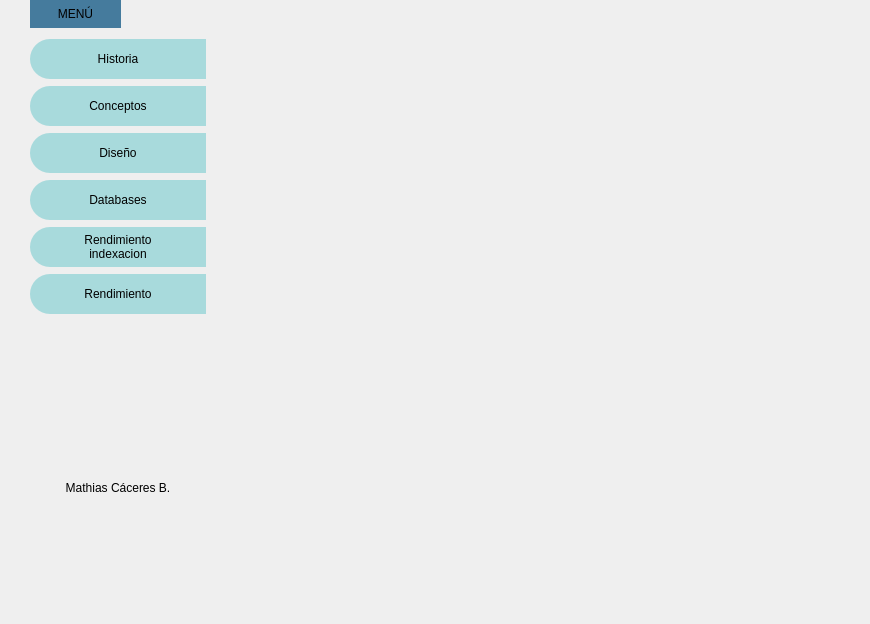
<?xml version="1.0" encoding="UTF-8"?>
<ui version="4.0">
 <class>Dialog</class>
 <widget class="QDialog" name="Dialog">
  <property name="geometry">
   <rect>
    <x>0</x>
    <y>0</y>
    <width>870</width>
    <height>624</height>
   </rect>
  </property>
  <property name="windowTitle">
   <string>Dialog</string>
  </property>
  <widget class="QPushButton" name="pushButton_7">
   <property name="geometry">
    <rect>
     <x>30</x>
     <y>86</y>
     <width>176</width>
     <height>40</height>
    </rect>
   </property>
   <property name="minimumSize">
    <size>
     <width>0</width>
     <height>40</height>
    </size>
   </property>
   <property name="maximumSize">
    <size>
     <width>16777215</width>
     <height>40</height>
    </size>
   </property>
   <property name="styleSheet">
    <string notr="true">QFrame{
background-color:#a8dadc;}

QPushButton{
background-color:#a8dadc;
border-top-left-radius: 20px;
border-bottom-left-radius: 20px;
font: 75 12pt &quot;Arial Narrow&quot;;
}
QPushButton:hover{
background-color:#f1faee;
border-top-left-radius:20px;
border-bottom-left-radius:20px;
font: 75 12pt&quot;Arial Narrow&quot;;
}
</string>
   </property>
   <property name="text">
    <string>Conceptos</string>
   </property>
   <property name="icon">
    <iconset>
     <normaloff>../../../Imagenes/chalkboard-teacher-solid.svg</normaloff>../../../Imagenes/chalkboard-teacher-solid.svg</iconset>
   </property>
  </widget>
  <widget class="QPushButton" name="pushButton_11">
   <property name="geometry">
    <rect>
     <x>30</x>
     <y>274</y>
     <width>176</width>
     <height>40</height>
    </rect>
   </property>
   <property name="minimumSize">
    <size>
     <width>0</width>
     <height>40</height>
    </size>
   </property>
   <property name="maximumSize">
    <size>
     <width>16777215</width>
     <height>40</height>
    </size>
   </property>
   <property name="styleSheet">
    <string notr="true">QFrame{
background-color:#a8dadc;}

QPushButton{
background-color:#a8dadc;
border-top-left-radius: 20px;
border-bottom-left-radius: 20px;
font: 75 12pt &quot;Arial Narrow&quot;;
}
QPushButton:hover{
background-color:#f1faee;
border-top-left-radius:20px;
border-bottom-left-radius:20px;
font: 75 12pt&quot;Arial Narrow&quot;;
}
</string>
   </property>
   <property name="text">
    <string>Rendimiento</string>
   </property>
   <property name="icon">
    <iconset>
     <normaloff>../../../Imagenes/hourglass-half-solid.svg</normaloff>../../../Imagenes/hourglass-half-solid.svg</iconset>
   </property>
  </widget>
  <widget class="QPushButton" name="btn_menu">
   <property name="geometry">
    <rect>
     <x>30</x>
     <y>0</y>
     <width>91</width>
     <height>28</height>
    </rect>
   </property>
   <property name="minimumSize">
    <size>
     <width>0</width>
     <height>0</height>
    </size>
   </property>
   <property name="maximumSize">
    <size>
     <width>16777215</width>
     <height>16777215</height>
    </size>
   </property>
   <property name="layoutDirection">
    <enum>Qt::LeftToRight</enum>
   </property>
   <property name="styleSheet">
    <string notr="true">QPushButton{
background-color:#457b9d;
font:87 12pt&quot;Arial Black&quot;;
border-radius:0px;
}

QPushButton:hover{
background-color: #a8dadc;
font:87 12pt&quot;Arial Back&quot;;
border-radius:0px;
}</string>
   </property>
   <property name="text">
    <string>MENÚ</string>
   </property>
   <property name="icon">
    <iconset>
     <normaloff>../../../Imagenes/bars-solid.svg</normaloff>../../../Imagenes/bars-solid.svg</iconset>
   </property>
  </widget>
  <widget class="QPushButton" name="pushButton_9">
   <property name="geometry">
    <rect>
     <x>30</x>
     <y>39</y>
     <width>176</width>
     <height>40</height>
    </rect>
   </property>
   <property name="minimumSize">
    <size>
     <width>0</width>
     <height>40</height>
    </size>
   </property>
   <property name="maximumSize">
    <size>
     <width>16777215</width>
     <height>40</height>
    </size>
   </property>
   <property name="styleSheet">
    <string notr="true">QFrame{
background-color:#a8dadc;}

QPushButton{
background-color:#a8dadc;
border-top-left-radius: 20px;
border-bottom-left-radius: 20px;
font: 75 12pt &quot;Arial Narrow&quot;;
}
QPushButton:hover{
background-color:#f1faee;
border-top-left-radius:20px;
border-bottom-left-radius:20px;
font: 75 12pt&quot;Arial Narrow&quot;;
}
</string>
   </property>
   <property name="text">
    <string>Historia</string>
   </property>
   <property name="icon">
    <iconset>
     <normaloff>../../../Imagenes/history-solid.svg</normaloff>../../../Imagenes/history-solid.svg</iconset>
   </property>
  </widget>
  <widget class="QStackedWidget" name="stackedWidget">
   <property name="geometry">
    <rect>
     <x>218</x>
     <y>67</y>
     <width>561</width>
     <height>471</height>
    </rect>
   </property>
   <property name="currentIndex">
    <number>0</number>
   </property>
   <widget class="QWidget" name="Pag_1">
    <widget class="QLabel" name="label_69">
     <property name="geometry">
      <rect>
       <x>150</x>
       <y>230</y>
       <width>176</width>
       <height>16</height>
      </rect>
     </property>
     <property name="text">
      <string/>
     </property>
    </widget>
   </widget>
   <widget class="QWidget" name="Pag_2"/>
   <widget class="QWidget" name="Pag_3"/>
   <widget class="QWidget" name="Pag_4"/>
   <widget class="QWidget" name="Pag_5"/>
  </widget>
  <widget class="QPushButton" name="pushButton_10">
   <property name="geometry">
    <rect>
     <x>30</x>
     <y>227</y>
     <width>176</width>
     <height>40</height>
    </rect>
   </property>
   <property name="minimumSize">
    <size>
     <width>0</width>
     <height>40</height>
    </size>
   </property>
   <property name="maximumSize">
    <size>
     <width>16777215</width>
     <height>40</height>
    </size>
   </property>
   <property name="styleSheet">
    <string notr="true">QFrame{
background-color:#a8dadc;}

QPushButton{
background-color:#a8dadc;
border-top-left-radius: 20px;
border-bottom-left-radius: 20px;
font: 75 12pt &quot;Arial Narrow&quot;;
}
QPushButton:hover{
background-color:#f1faee;
border-top-left-radius:20px;
border-bottom-left-radius:20px;
font: 75 12pt&quot;Arial Narrow&quot;;
}
</string>
   </property>
   <property name="text">
    <string>Rendimiento 
indexacion</string>
   </property>
   <property name="icon">
    <iconset>
     <normaloff>../../../Imagenes/hourglass-half-solid.svg</normaloff>../../../Imagenes/hourglass-half-solid.svg</iconset>
   </property>
  </widget>
  <widget class="QLabel" name="label">
   <property name="geometry">
    <rect>
     <x>30</x>
     <y>480</y>
     <width>176</width>
     <height>16</height>
    </rect>
   </property>
   <property name="text">
    <string>Mathias Cáceres B.</string>
   </property>
   <property name="alignment">
    <set>Qt::AlignCenter</set>
   </property>
  </widget>
  <widget class="QPushButton" name="pushButton_8">
   <property name="geometry">
    <rect>
     <x>30</x>
     <y>180</y>
     <width>176</width>
     <height>40</height>
    </rect>
   </property>
   <property name="minimumSize">
    <size>
     <width>0</width>
     <height>40</height>
    </size>
   </property>
   <property name="maximumSize">
    <size>
     <width>16777215</width>
     <height>40</height>
    </size>
   </property>
   <property name="styleSheet">
    <string notr="true">QFrame{
background-color:#a8dadc;}

QPushButton{
background-color:#a8dadc;
border-top-left-radius: 20px;
border-bottom-left-radius: 20px;
font: 75 12pt &quot;Arial Narrow&quot;;
}
QPushButton:hover{
background-color:#f1faee;
border-top-left-radius:20px;
border-bottom-left-radius:20px;
font: 75 12pt&quot;Arial Narrow&quot;;
}
</string>
   </property>
   <property name="text">
    <string>Databases</string>
   </property>
   <property name="icon">
    <iconset>
     <normaloff>../../../Imagenes/database-solid.svg</normaloff>../../../Imagenes/database-solid.svg</iconset>
   </property>
  </widget>
  <widget class="QPushButton" name="pushButton_6">
   <property name="geometry">
    <rect>
     <x>30</x>
     <y>133</y>
     <width>176</width>
     <height>40</height>
    </rect>
   </property>
   <property name="minimumSize">
    <size>
     <width>0</width>
     <height>40</height>
    </size>
   </property>
   <property name="maximumSize">
    <size>
     <width>16777215</width>
     <height>40</height>
    </size>
   </property>
   <property name="styleSheet">
    <string notr="true">QFrame{
background-color:#a8dadc;}

QPushButton{
background-color:#a8dadc;
border-top-left-radius: 20px;
border-bottom-left-radius: 20px;
font: 75 12pt &quot;Arial Narrow&quot;;
}
QPushButton:hover{
background-color:#f1faee;
border-top-left-radius:20px;
border-bottom-left-radius:20px;
font: 75 12pt&quot;Arial Narrow&quot;;
}
</string>
   </property>
   <property name="text">
    <string>Diseño</string>
   </property>
   <property name="icon">
    <iconset>
     <normaloff>../../../Imagenes/pencil-ruler-solid.svg</normaloff>../../../Imagenes/pencil-ruler-solid.svg</iconset>
   </property>
  </widget>
 </widget>
 <resources/>
 <connections/>
</ui>
